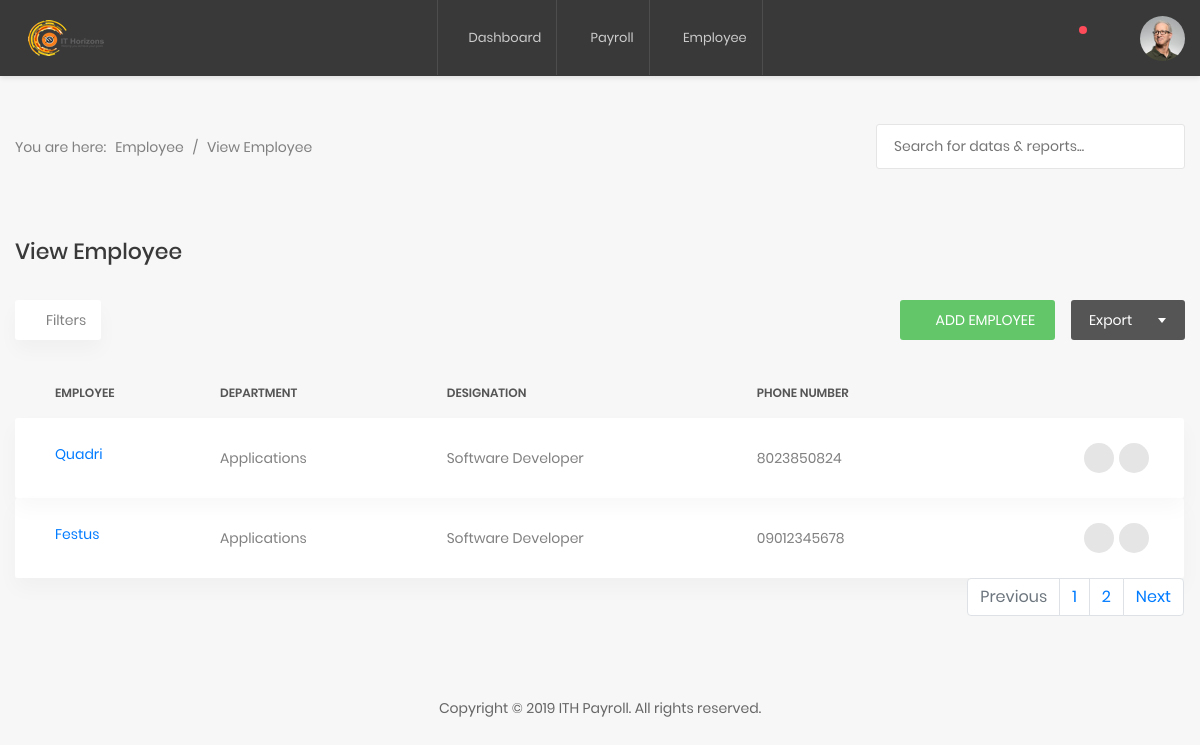
Page /employee/ (signed in) on the earlier database version.
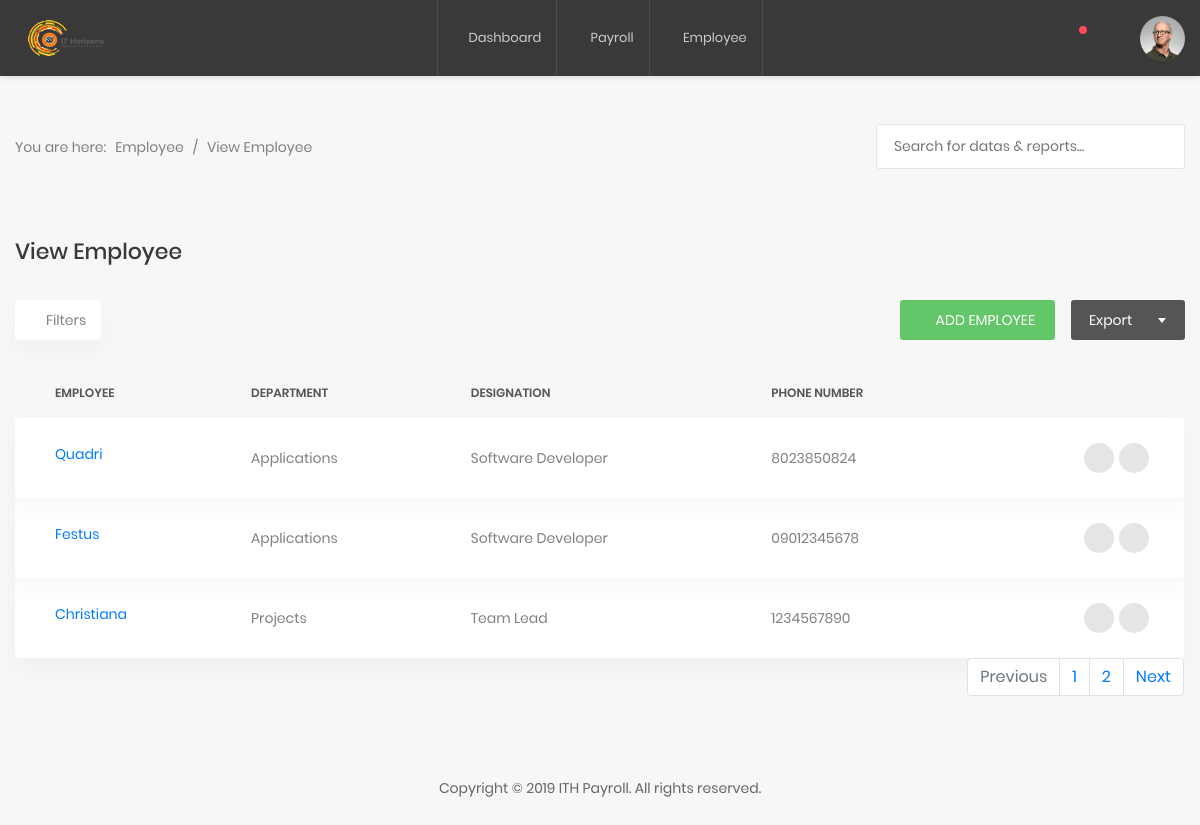
Same page on the later database version.
### employees/models.py (models this page shows, shortened)
class Employee(models.Model):
    deps = (
    ('Applications', 'Applications'), ('Network & Security','Network & Security'),
    ('Solutions', 'Solutions'),('Human Resource', 'Human Resource'),
     ('Sales', 'Sales'), ('Finance', 'Finance'), ('Infrastructure', 'Infrastructure'),
    ('Projects', 'Projects'), ('Research & Development', 'Research & Development')
    )
    first_name = models.CharField(max_length=100)
    last_name = models.CharField(max_length=100)
    department = models.CharField(max_length=100, choices=deps)
    designation = models.CharField(max_length=100)
    phone_number = models.CharField(max_length=100)
    bank_name = models.CharField(max_length=100, null=True)
    account_number = models.IntegerField(null = True)
    account_type = models.CharField(max_length=100, null=True)

### employees/views.py (the view)
# urls.py: path('', index, name='employees'),
@login_required
def index(request):
	employees = Employee.objects.all()
	return render(request, 'payroll/employees_index.html', {'employees': employees})

### templates/payroll/employees_index.html (shortened to what the changed rows need)
{% extends 'payroll/index.html' %}
{% load widget_tweaks %}
          {% block content %}
            <section class="p-t-20">
                <div class="container">
                    <div class="row">
                        <div class="col-md-12">
                            <div class="table-responsive table-responsive-data2">
                                <table class="table table-data2">
                                    <thead>
                                        <tr>
                                            <th>Employee</th>
                                            <th>Department</th>
                                            <th>Designation</th>
                                            <th>Phone Number</th>
                                        </tr>
                                    </thead>
                                    <tbody>
                                      {% for employee in employees %}
                                        <tr class="tr-shadow">
                                            <td>
                                              <a href="{% url 'employee_detail' employee.id %}">{{ employee.first_name }} {{ s.last_name }} </a></td>
                                            <td>
                                              {{ employee.department }}
                                            </td>
                                            <td>{{ employee.designation }}</td>
                                            <td>{{ employee.phone_number }}</td>
                                            <td>
                                                <div class="table-data-feature">
                                                    <button class="item" data-toggle="tooltip" data-placement="top" title="Edit">
                                                      <a href="{% url 'edit_employee' employee.id%}">
                                                        <i class="zmdi zmdi-edit"></i>
                                                      </a>
                                                    </button>
                                                    <button class="item" data-toggle="tooltip" data-placement="top" title="Delete">
                                                      <a href="{% url 'delete_employee' employee.id %}">
                                                        <i class="zmdi zmdi-delete"></i>
                                                      </a>
                                                    </button>
                                                </div>
                                            </td>
                                        </tr>
                                        {% endfor %}
                                    </tbody>
                                </table>
                            </div>
                        </div>
                    </div>
                </div>
            </section>
            {% endblock %}

Differences in the rows shown:
added Employee: first_name "Christiana", department "Projects", designation "Team Lead", phone_number "1234567890"
